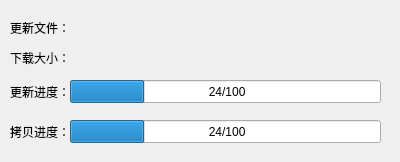
<?xml version="1.0" encoding="UTF-8"?>
<ui version="4.0">
 <class>CAutoUpdate</class>
 <widget class="QDialog" name="CAutoUpdate">
  <property name="geometry">
   <rect>
    <x>0</x>
    <y>0</y>
    <width>400</width>
    <height>162</height>
   </rect>
  </property>
  <property name="windowTitle">
   <string/>
  </property>
  <widget class="QLabel" name="label">
   <property name="geometry">
    <rect>
     <x>10</x>
     <y>20</y>
     <width>61</width>
     <height>16</height>
    </rect>
   </property>
   <property name="text">
    <string>更新文件：</string>
   </property>
  </widget>
  <widget class="QLabel" name="labelFileName">
   <property name="geometry">
    <rect>
     <x>70</x>
     <y>20</y>
     <width>301</width>
     <height>16</height>
    </rect>
   </property>
   <property name="text">
    <string/>
   </property>
  </widget>
  <widget class="QLabel" name="label_3">
   <property name="geometry">
    <rect>
     <x>10</x>
     <y>84</y>
     <width>61</width>
     <height>16</height>
    </rect>
   </property>
   <property name="text">
    <string>更新进度：</string>
   </property>
  </widget>
  <widget class="QProgressBar" name="pgsBarUpdate">
   <property name="geometry">
    <rect>
     <x>70</x>
     <y>80</y>
     <width>311</width>
     <height>23</height>
    </rect>
   </property>
   <property name="value">
    <number>24</number>
   </property>
   <property name="format">
    <string> %v/%m</string>
   </property>
  </widget>
  <widget class="QProgressBar" name="pgsBarCopy">
   <property name="geometry">
    <rect>
     <x>70</x>
     <y>120</y>
     <width>311</width>
     <height>23</height>
    </rect>
   </property>
   <property name="value">
    <number>24</number>
   </property>
   <property name="format">
    <string> %v/%m</string>
   </property>
  </widget>
  <widget class="QLabel" name="label_4">
   <property name="geometry">
    <rect>
     <x>10</x>
     <y>124</y>
     <width>61</width>
     <height>16</height>
    </rect>
   </property>
   <property name="text">
    <string>拷贝进度：</string>
   </property>
  </widget>
  <widget class="QLabel" name="labelSize">
   <property name="geometry">
    <rect>
     <x>70</x>
     <y>50</y>
     <width>301</width>
     <height>16</height>
    </rect>
   </property>
   <property name="text">
    <string/>
   </property>
  </widget>
  <widget class="QLabel" name="label_2">
   <property name="geometry">
    <rect>
     <x>10</x>
     <y>50</y>
     <width>61</width>
     <height>16</height>
    </rect>
   </property>
   <property name="text">
    <string>下载大小：</string>
   </property>
  </widget>
 </widget>
 <layoutdefault spacing="6" margin="11"/>
 <resources/>
 <connections/>
</ui>
